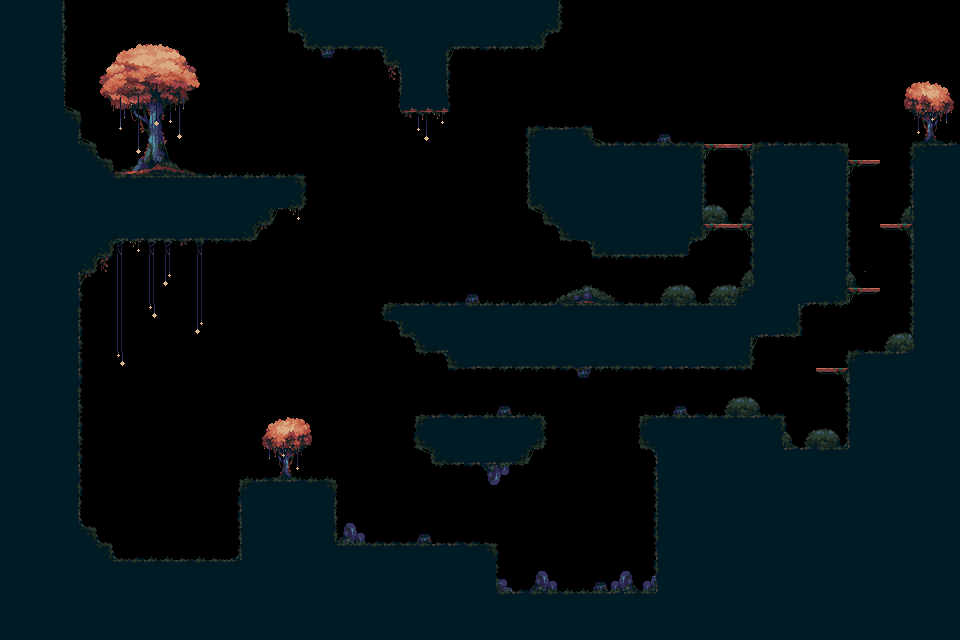

A level layout from a 2D game, rendered from its tile map. Below: a short description, then the map file with tile-grid data replaced by summaries:
An orthogonal 60x40 tile map with 16x16 px tiles, 5 tile layers (Background, Grass, Spikes, Semisolids, ...), 2 tilesets and 8 objects (Use WASD to move and jump, Hold down space to charge up a dash,, Get the gem to finish the level!, Click and hold your mouse on any, solid surface to grapple onto it!, ...).

<map version="1.10" tiledversion="1.10.0" orientation="orthogonal" renderorder="right-down" width="60" height="40" tilewidth="16" tileheight="16" infinite="0" nextlayerid="9" nextobjectid="23">
 <tileset firstgid="1" source="Springstar Fields.tsx" />
 <tileset firstgid="199" source="Obstacles.tsx" />
 <layer id="2" name="Background" width="60" height="40">
  <data>[2400 cells, 221 non-empty, 101 distinct tile ids]</data>
 </layer>
 <layer id="4" name="Grass" width="60" height="40">
  <data>[2400 cells, 307 non-empty, 8 distinct tile ids]</data>
 </layer>
 <layer id="5" name="Spikes" width="60" height="40">
  <data>[2400 cells, 0 non-empty, 0 distinct tile ids]</data>
 </layer>
 <layer id="1" name="Semisolids" width="60" height="40">
  <data>[2400 cells, 14 non-empty, 5 distinct tile ids]</data>
 </layer>
 <layer id="3" name="Ground" width="60" height="40">
  <data>[2400 cells, 1089 non-empty, 8 distinct tile ids]</data>
 </layer>
 <objectgroup id="8" name="Text">
  <object id="14" name="Use WASD to move and jump" x="75" y="570" width="217.333" height="17.875">
   <text wrap="1" color="#ffffff">Use WASD to move and jump</text>
  </object>
  <object id="15" name="Hold down space to charge up a dash," x="461.503" y="323.063" width="280.995" height="20.5417">
   <text wrap="1" color="#ffffff" halign="center">Hold down space to charge up a dash,</text>
  </object>
  <object id="18" name="Get the gem to finish the level!" x="41.5026" y="196.396" width="223.661" height="17.875">
   <text wrap="1" color="#ffffff">Get the gem to finish the level!</text>
  </object>
  <object id="19" name="Click and hold your mouse on any" x="297.503" y="5.72917" width="248.995" height="21.875">
   <text wrap="1" color="#ffffff">Click and hold your mouse on any</text>
  </object>
  <object id="20" name="solid surface to grapple onto it!" x="314.169" y="23.7292" width="223.662" height="21.875">
   <text wrap="1" color="#ffffff">solid surface to grapple onto it!</text>
  </object>
  <object id="21" name="and release to shoot forwards!" x="488.836" y="343.062" width="218.328" height="20.5417">
   <text wrap="1" color="#ffffff">and release to shoot forwards!</text>
  </object>
 </objectgroup>
 <objectgroup id="6" name="PlayerSpawn">
  <object id="4" x="158.333" y="505.333" width="20.6667" height="17.3333" />
 </objectgroup>
 <objectgroup id="7" name="Goal">
  <object id="11" x="206" y="121.333" width="20" height="21" />
 </objectgroup>
</map>
